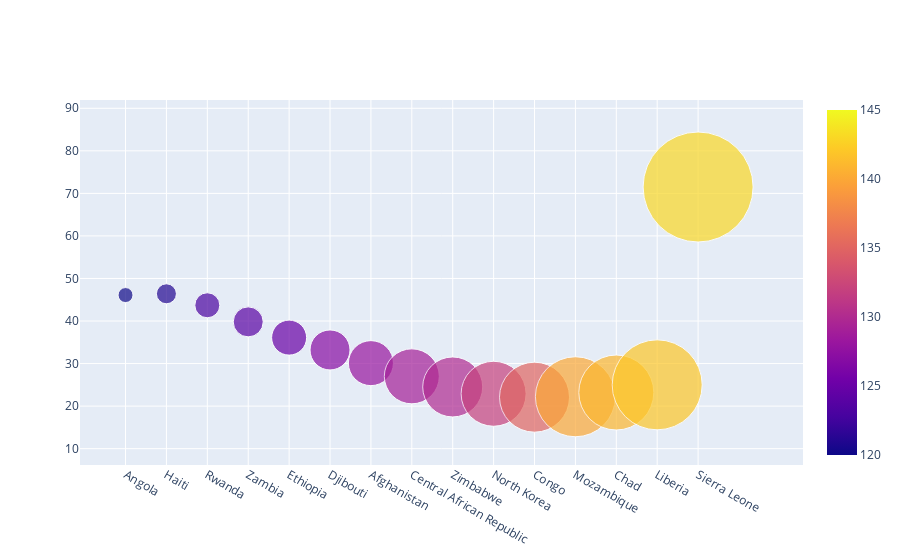

Source (notebook cell):
### Code cell
#looking at % of population undernourished by country 

import plotly.graph_objects as go

fig = go.Figure(data=[go.Scatter(
    x= top_hunger.sort_values('Undernourishment', ascending = False)['Country'].unique(),
    y= top_hunger['Undernourishment'],
    mode='markers',
    marker=dict(
        color = [120,121,123, 124, 125,127,128,129, 130,132, 135, 140,141,142, 143, 145],
        size=[15,20,25,30,35, 40, 45, 55, 60, 65, 70,80, 75, 90, 110],
        showscale=True
        )
)])

fig.show()

### Figure 1 — Plotly figure (JSON) as saved in the notebook; plotly's stock layout.template omitted (floating-point values rounded to 4 significant figures; data arrays with more than 128 entries replaced by an {"elided": "..."} marker saying what was removed)
{"data": [{"marker": {"color": [120, 121, 123, 124, 125, 127, 128, 129, 130, 132, 135, 140, 141, 142, 143, 145], "showscale": true, "size": [15, 20, 25, 30, 35, 40, 45, 55, 60, 65, 70, 80, 75, 90, 110]}, "mode": "markers", "type": "scatter", "x": ["Angola", "Haiti", "Rwanda", "Zambia", "Ethiopia", "Djibouti", "Afghanistan", "Central African Republic", "Zimbabwe", "North Korea", "Congo", "Mozambique", "Chad", "Liberia", "Sierra Leone"], "y": {"elided": "224 float values"}}], "layout": {}}
